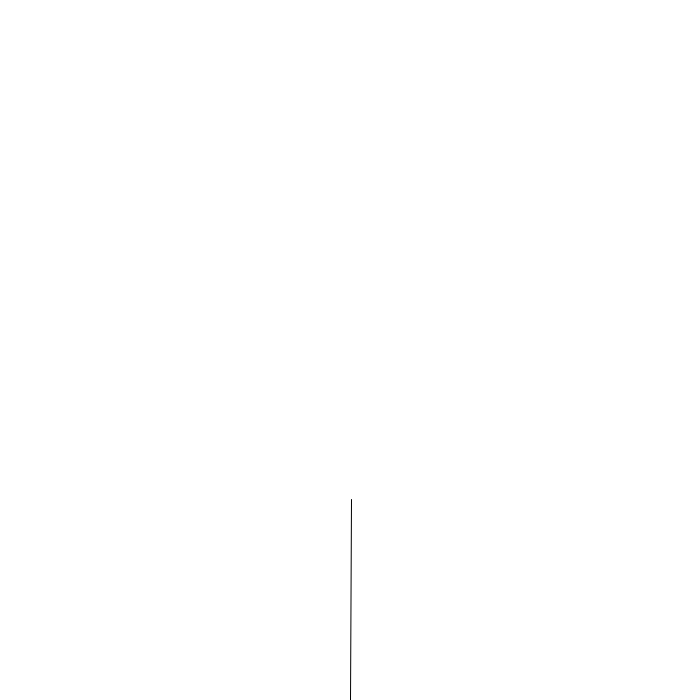
Frame 1 (no input)
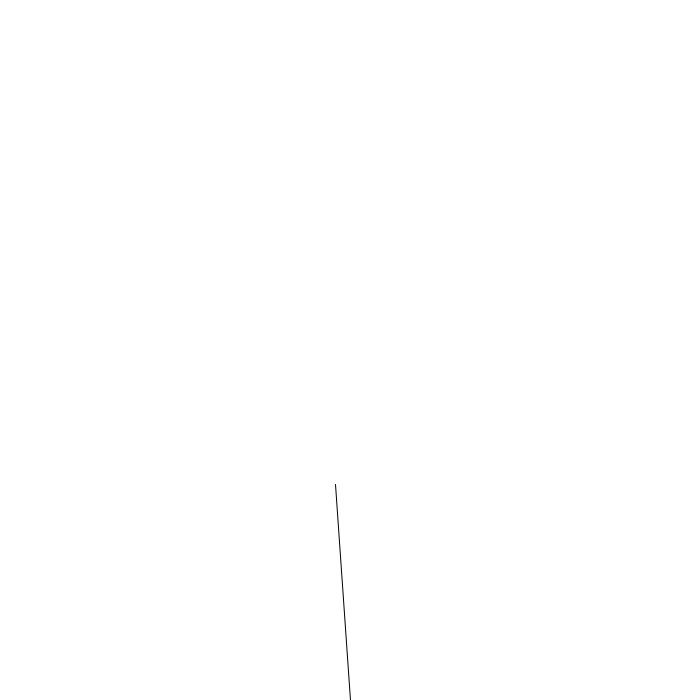
Frame 60 (the mouse pressed at the canvas centre just before this capture)
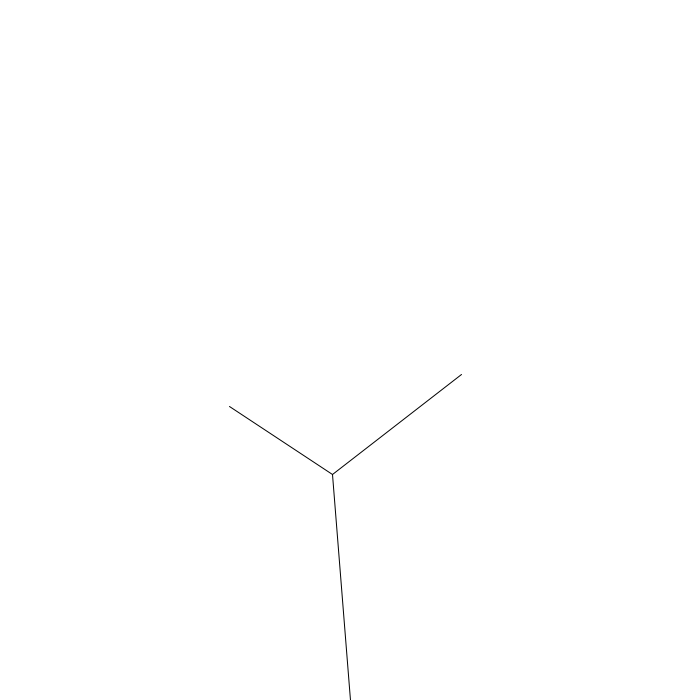
Frame 120 (the mouse held since frame 60 and released just before this capture)

The Processing sketch that drew these frames (run headless with seeded random() and noise(); from frame 60 on, the mouse is pressed at the canvas centre):

// Processing sketch: sketch_03_tree_objects
// ── sketch_03_tree_objects.pde
ArrayList<Branch> tree = new ArrayList<Branch>();
float angle;

void setup() {
  size(700, 700);

  PVector begin = new PVector(width/2, height);
  PVector end = new PVector(width/2, height-200);
  Branch root = new Branch(begin, end);
  tree.add(root);
  
  angle = 45;
}

void draw() {
  background(255);

  for (int i = 0; i < tree.size(); i++) {
    Branch b = tree.get(i);
    b.swing();
    b.draw();
  }
}

void generate() {
  for (int i = tree.size()-1; i >= 0; i--) {
    Branch hello = tree.get(i);
    if (hello.finished == false) {
      Branch right = hello.branch(radians(angle));
      Branch left = hello.branch(radians(-angle));
      hello.finished = true;
      tree.add(right);
      tree.add(left);
    }
  }
}

void mousePressed() {
  generate();
}
// ── Branch.pde
class Branch {
  PVector begin;
  PVector end;
  boolean finished;
  
  Branch(PVector a, PVector b) {
    begin = a; //new PVector(a.x, a.y);
    end = b; //new PVector(b.x, b.y);
    finished = false;
  }
  
  Branch branch(float angle) {
    PVector dir = PVector.sub(end, begin); 
    dir.rotate(angle);
    dir.mult(0.65);
    PVector newEnd = PVector.add(end, dir);
    Branch newBranch = new Branch(end, newEnd);
    return newBranch;
  }
  
  void swing() {
    end.x += random(-5, 5);
    end.y += random(-2, 2);
  }
  
  void draw() {
    stroke(0);
    line(begin.x, begin.y, end.x, end.y);
  }
  
  
}
